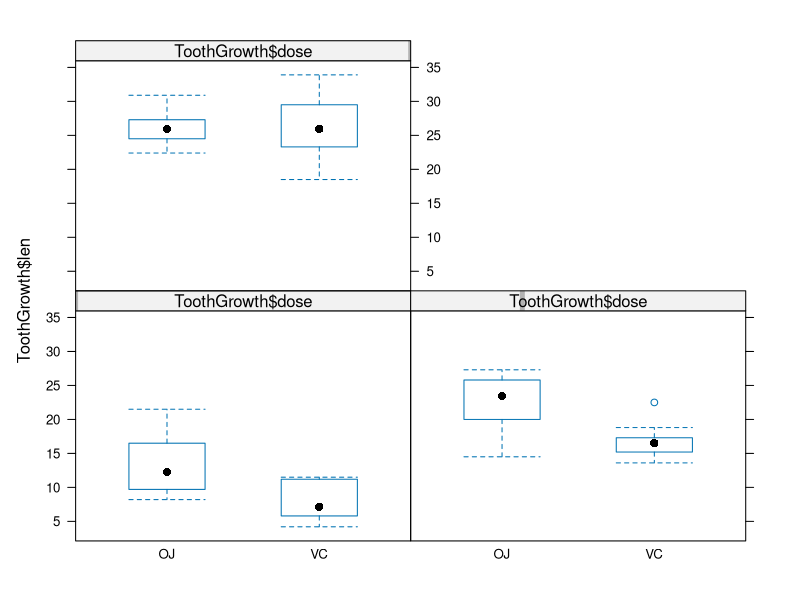

Here is the R script that generated this plot:
## ---- chunk 1
library(lattice)
data(ToothGrowth)
str(ToothGrowth)
table(ToothGrowth$supp,ToothGrowth$dose)
bwplot(ToothGrowth$len ~ToothGrowth$supp | ToothGrowth$dose)
## ---- chunk 2
summary(ToothGrowth)
aggregate(ToothGrowth$len,list(ToothGrowth$dose,ToothGrowth$supp)
          ,FUN=function(x) c(x_mean = mean(x), x_sd = sd(x)))
## ---- chunk 3
t.test(len ~ supp, data = ToothGrowth)
## ---- chunk 4
d5 <- ToothGrowth[which(ToothGrowth$dose==.5),1]
d10 <- ToothGrowth[which(ToothGrowth$dose==1),1]
d20 <- ToothGrowth[which(ToothGrowth$dose==2),1]
d510_t1 <- t.test(d5, d10, paired=FALSE, var.equal=TRUE)
d510_t2 <- t.test(d5, d10, paired=FALSE, var.equal=FALSE)
d510 <- data.frame("p-value"=c(d510_t1$p.value, d510_t2$p.value),
                          "Conf-Low"=c(d510_t1$conf[1],d510_t2$conf[1]),
                          "Conf-High"=c(d510_t1$conf[2],d510_t2$conf[2]),
                           row.names=c("t1","t2"), "Dose"="[0.5..1]")
d520_t1 <- t.test(d5, d20, paired=FALSE, var.equal=TRUE)
d520_t2 <- t.test(d5, d20, paired=FALSE, var.equal=FALSE)
d520 <- data.frame("p-value"=c(d520_t1$p.value, d520_t2$p.value),
                            "Conf-Low"=c(d520_t1$conf[1],d520_t2$conf[1]),
                            "Conf-High"=c(d520_t1$conf[2],d520_t2$conf[2]), 
                            row.names=c("t1","t2"), "Dose"="[0.5..2]")
d1020_t1 <- t.test(d10, d20, paired=FALSE, var.equal=TRUE)
d1020_t2 <- t.test(d10, d20, paired=FALSE, var.equal=FALSE)
d1020 <- data.frame("p-value"=c(d1020_t1$p.value, d1020_t2$p.value),
                           "Conf-Low"=c(d1020_t1$conf[1],d1020_t2$conf[1]),
                           "Conf-High"=c(d1020_t1$conf[2],d1020_t2$conf[2]), 
                           row.names=c("t1","t2"), "Dose"="[1..2]")
doseTot <- rbind(d510,d520,d1020)
doseTot
